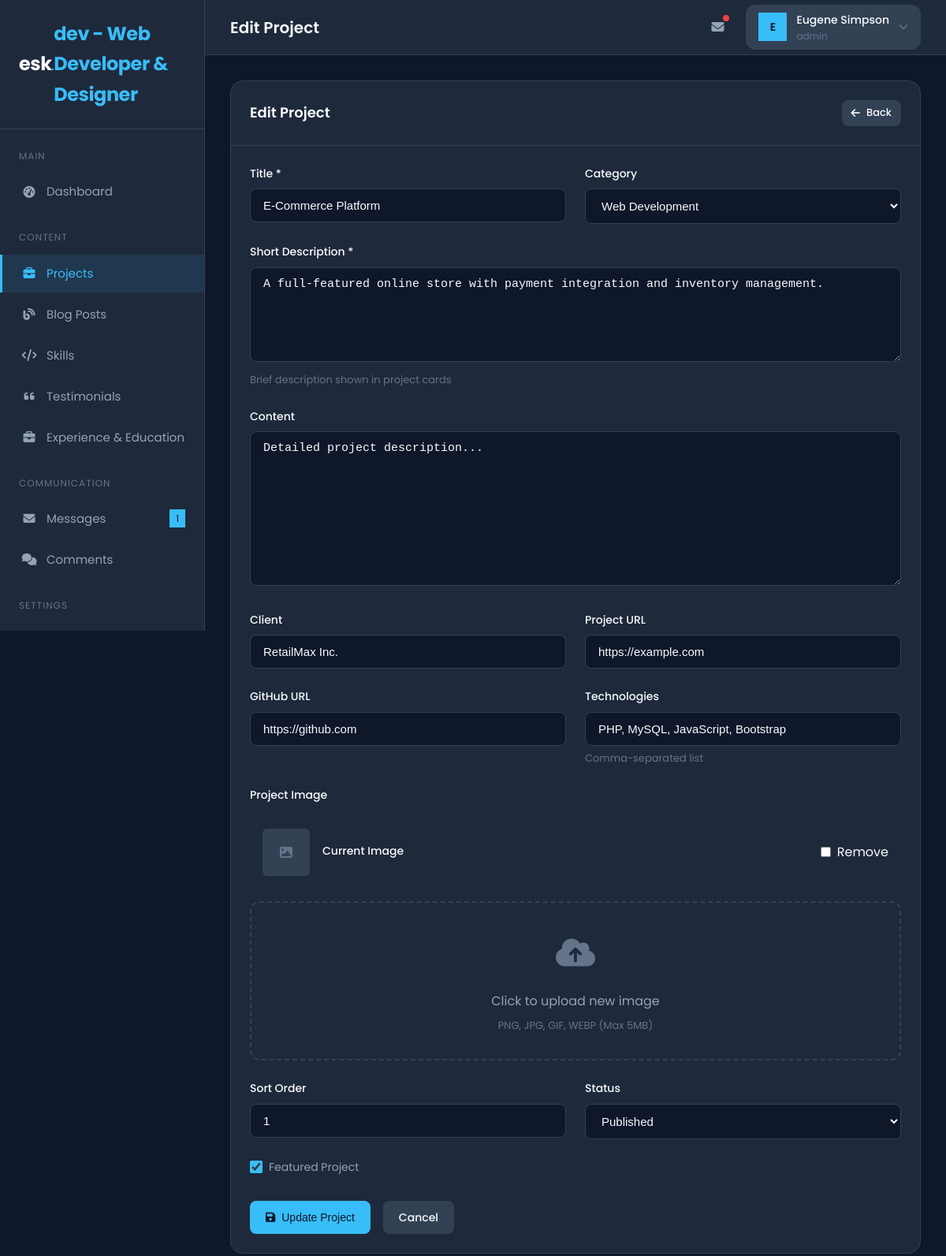
/admin/edit_project.php?id=1 (signed in), run on the app's committed database.
### tables this page shows
CREATE TABLE `users` (
  `id` INT(11) NOT NULL AUTO_INCREMENT,
  `username` VARCHAR(50) NOT NULL,
  `email` VARCHAR(100) NOT NULL,
  `password` VARCHAR(255) NOT NULL,
  `full_name` VARCHAR(100) NOT NULL,
  `role` ENUM('admin', 'editor') DEFAULT 'admin',
  `avatar` VARCHAR(255) DEFAULT NULL,
  `created_at` TIMESTAMP DEFAULT CURRENT_TIMESTAMP,
  `updated_at` TIMESTAMP DEFAULT CURRENT_TIMESTAMP ON UPDATE CURRENT_TIMESTAMP,
  PRIMARY KEY (`id`),
  UNIQUE KEY `username` (`username`),
  UNIQUE KEY `email` (`email`)
);

CREATE TABLE `projects` (
  `id` INT(11) NOT NULL AUTO_INCREMENT,
  `title` VARCHAR(200) NOT NULL,
  `slug` VARCHAR(200) NOT NULL,
  `description` TEXT NOT NULL,
  `content` TEXT,
  `image` VARCHAR(255) DEFAULT NULL,
  `category_id` INT(11) DEFAULT NULL,
  `client` VARCHAR(100) DEFAULT NULL,
  `project_url` VARCHAR(255) DEFAULT NULL,
  `github_url` VARCHAR(255) DEFAULT NULL,
  `technologies` VARCHAR(255) DEFAULT NULL,
  `featured` TINYINT(1) DEFAULT 0,
  `status` ENUM('draft', 'published') DEFAULT 'draft',
  `sort_order` INT(11) DEFAULT 0,
  `created_at` TIMESTAMP DEFAULT CURRENT_TIMESTAMP,
  `updated_at` TIMESTAMP DEFAULT CURRENT_TIMESTAMP ON UPDATE CURRENT_TIMESTAMP,
  PRIMARY KEY (`id`),
  UNIQUE KEY `slug` (`slug`),
  KEY `category_id` (`category_id`),
  CONSTRAINT `projects_ibfk_1` FOREIGN KEY (`category_id`) REFERENCES `categories` (`id`) ON DELETE SET NULL
);

CREATE TABLE `categories` (
  `id` INT(11) NOT NULL AUTO_INCREMENT,
  `name` VARCHAR(100) NOT NULL,
  `slug` VARCHAR(100) NOT NULL,
  `description` TEXT,
  `created_at` TIMESTAMP DEFAULT CURRENT_TIMESTAMP,
  PRIMARY KEY (`id`),
  UNIQUE KEY `slug` (`slug`)
);

### admin/edit_project.php (the view, shortened to what the rows shown need)
<?php
require_once '../includes/db.php';
require_once '../includes/helpers.php';
require_once '../includes/auth.php';
$pageTitle = 'Edit Project';
$id = isset($_GET['id']) ? (int)$_GET['id'] : 0;
$project = db()->fetchOne("SELECT * FROM projects WHERE id = ?", [$id]);
$categories = db()->fetchAll("SELECT * FROM categories ORDER BY name ASC");
?>
<?php require_once 'header.php'; ?>
<div class="card">
    <div class="card-body">
        <form action="" method="POST" enctype="multipart/form-data">
            <div class="form-row">
                <div class="form-group">
                    <label class="form-label">Title *</label>
                    <input type="text" name="title" class="form-control" value="<?php echo escape($project['title']); ?>" required>
                </div>
                <div class="form-group">
                    <label class="form-label">Category</label>
                    <select name="category_id" class="form-select">
                        <?php foreach ($categories as $cat): ?>
                            <option value="<?php echo $cat['id']; ?>" <?php echo $project['category_id'] == $cat['id'] ? 'selected' : ''; ?>>
                                <?php echo escape($cat['name']); ?>
                            </option>
                        <?php endforeach; ?>
                    </select>
                </div>
            </div>
            <div class="form-group">
                <label class="form-label">Short Description *</label>
                <textarea name="description" class="form-control" rows="3" required><?php echo escape($project['description']); ?></textarea>
                <div class="form-hint">Brief description shown in project cards</div>
            </div>
            <div class="form-group">
                <label class="form-label">Content</label>
                <textarea name="content" class="form-control" rows="10"><?php echo escape($project['content']); ?></textarea>
            </div>
            <div class="form-row">
                <div class="form-group">
                    <label class="form-label">Client</label>
                    <input type="text" name="client" class="form-control" value="<?php echo escape($project['client'] ?? ''); ?>">
                </div>
                <div class="form-group">
                    <label class="form-label">Project URL</label>
                    <input type="url" name="project_url" class="form-control" value="<?php echo escape($project['project_url'] ?? ''); ?>" placeholder="https://">
                </div>
            </div>
            <div class="form-row">
                <div class="form-group">
                    <label class="form-label">GitHub URL</label>
                    <input type="url" name="github_url" class="form-control" value="<?php echo escape($project['github_url'] ?? ''); ?>" placeholder="https://github.com/">
                </div>
                <div class="form-group">
                    <label class="form-label">Technologies</label>
                    <input type="text" name="technologies" class="form-control" value="<?php echo escape($project['technologies'] ?? ''); ?>" placeholder="PHP, MySQL, JavaScript">
                    <div class="form-hint">Comma-separated list</div>
                </div>
            </div>
            <div class="form-row">
                <div class="form-group">
                    <label class="form-label">Sort Order</label>
                    <input type="number" name="sort_order" class="form-control" value="<?php echo (int)$project['sort_order']; ?>">
                </div>
                <div class="form-group">
                    <label class="form-label">Status</label>
                    <select name="status" class="form-select">
                        <option value="published" <?php echo $project['status'] === 'published' ? 'selected' : ''; ?>>Published</option>
                    </select>
                </div>
            </div>
            <div class="form-group">
                <div class="checkbox-wrapper">
                    <input type="checkbox" name="featured" id="featured" value="1" <?php echo $project['featured'] ? 'checked' : ''; ?>>
                    <label for="featured">Featured Project</label>
                </div>
            </div>
        </form>
    </div>
</div>
<?php require_once 'footer.php'; ?>

### admin/header.php (shortened to what the rows shown need)
<?php
require_once '../includes/helpers.php';
$user = getCurrentUser();
$displayName = getSetting('name', $user['full_name'] ?? 'Admin');
?>
<!DOCTYPE html>
<html lang="en">
<head>
    <link rel="stylesheet" href="https://cdnjs.cloudflare.com/ajax/libs/font-awesome/6.4.0/css/all.min.css">
    <link rel="stylesheet" href="<?php echo SITE_URL; ?>/assets/css/admin.css">
</head>
<body>
    <div class="admin-wrapper">
        <main class="main-content">
            <header class="admin-header">
                <div class="header-left">
                    <h1 class="header-title"><?php echo isset($pageTitle) ? $pageTitle : 'Dashboard'; ?></h1>
                </div>
                <div class="header-right">
                    <div class="user-dropdown" id="userDropdown">
                        <div class="user-info">
                            <span class="user-name"><?php echo escape($displayName); ?></span>
                            <span class="user-role"><?php echo escape($user['role'] ?? 'admin'); ?></span>
                        </div>
                    </div>
                </div>
            </header>
            <div class="admin-body">

### data on the page
users: full_name "Eugene Simpson", role "admin"
projects: title "E-Commerce Platform", category_id "Web Development", description "A full-featured online store with payment integration and inventory management.", content "Detailed project description...", client "RetailMax Inc.", project_url "https://example.com", github_url "https://github.com", technologies "PHP, MySQL, JavaScript, Bootstrap", sort_order "1", status "Published", featured "☑"

### other printed values
$parts[0] "esk"
$parts[1] "dev - Web Developer & Designer"
$unreadMessages "1"
$pageTitle "Edit Project"
substr($displayName, 0, 1) "E"
